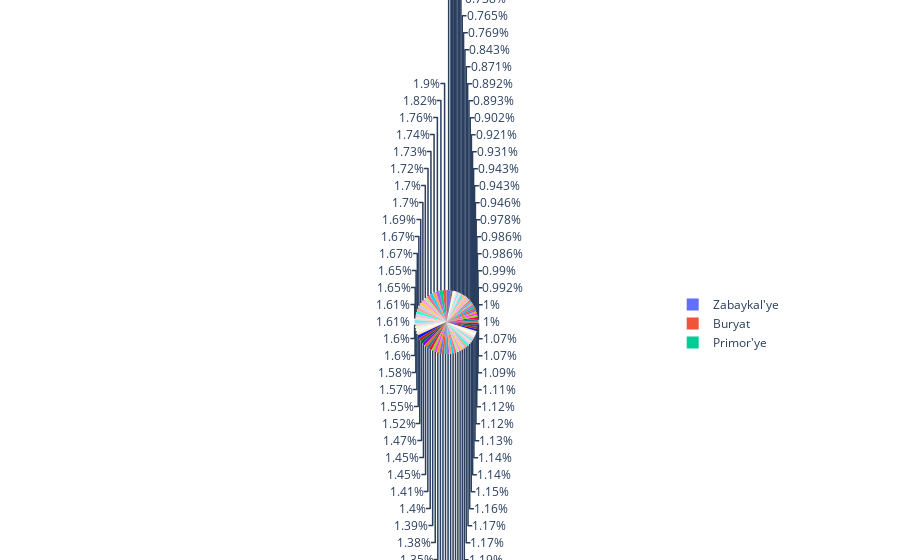

Notebook source saved alongside this figure:
### Code cell
iplot([Pie(labels=list(city_to_crimes_sum.keys()), values=list(city_to_crimes_sum.values()),)])

### Figure 1 — Plotly figure (JSON) as saved in the notebook; plotly's stock layout.template omitted (floating-point values rounded to 4 significant figures)
{"data": [{"labels": ["Adygey", "Altay", "Amur", "Arkhangel'sk", "Astrakhan'", "Bashkortostan", "Belgorod", "Bryansk", "Buryat", "Chechnya", "Chelyabinsk", "Chukot", "Chuvash", "City of St. Petersburg", "Dagestan", "Gorno-Altay", "Ingush", "Irkutsk", "Ivanovo", "Kabardin-Balkar", "Kaliningrad", "Kalmyk", "Kaluga", "Kamchatka", "Karachay-Cherkess", "Karelia", "Kemerovo", "Khabarovsk", "Khakass", "Khanty-Mansiy", "Kirov", "Komi", "Kostroma", "Krasnodar", "Krasnoyarsk", "Kurgan", "Kursk", "Leningrad", "Lipetsk", "Magadan", "Mariy-El", "Mordovia", "Moscow City", "Moskva", "Murmansk", "Nenets", "Nizhegorod", "North Ossetia", "Novgorod", "Novosibirsk", "Omsk", "Orel", "Orenburg", "Penza", "Perm'", "Primor'ye", "Pskov", "Rostov", "Ryazan'", "Sakha", "Sakhalin", "Samara", "Saratov", "Smolensk", "Stavropol'", "Sverdlovsk", "Tambov", "Tatarstan", "Tomsk", "Tula", "Tuva", "Tver'", "Tyumen'", "Udmurt", "Ul'yanovsk", "Vladimir", "Volgograd", "Vologda", "Voronezh", "Yamal-Nenets", "Yaroslavl'", "Yevrey", "Zabaykal'ye"], "type": "pie", "values": [6934, 13244, 15539, 13180, 12927, 11010, 6899, 10465, 17820, 2034, 14262, 10759, 8862, 7917, 3260, 16019, 2824, 16327, 10601, 6891, 11154, 8476, 11377, 11836, 5638, 14523, 16241, 15100, 15508, 11937, 11738, 15738, 9302, 8889, 15003, 16552, 9194, 8650, 8380, 15096, 9262, 7225, 10560, 10032, 13768, 11707, 11204, 6464, 13664, 13582, 10714, 10913, 10271, 7184, 15669, 17115, 11005, 9262, 6049, 9417, 15944, 12048, 8389, 11513, 8750, 12047, 8182, 9320, 15040, 6178, 15860, 12673, 16163, 13018, 8865, 10504, 10778, 14849, 9434, 11943, 10074, 14727, 20208]}], "layout": {}}
